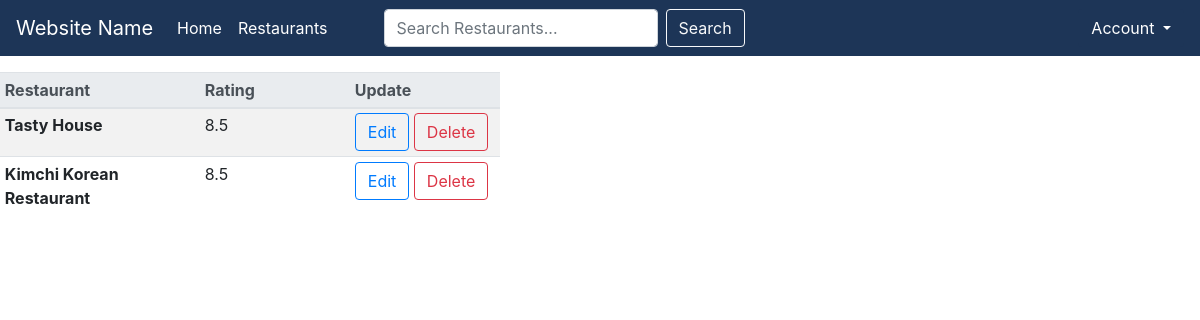
Before: /profile/2/ with the older database file.
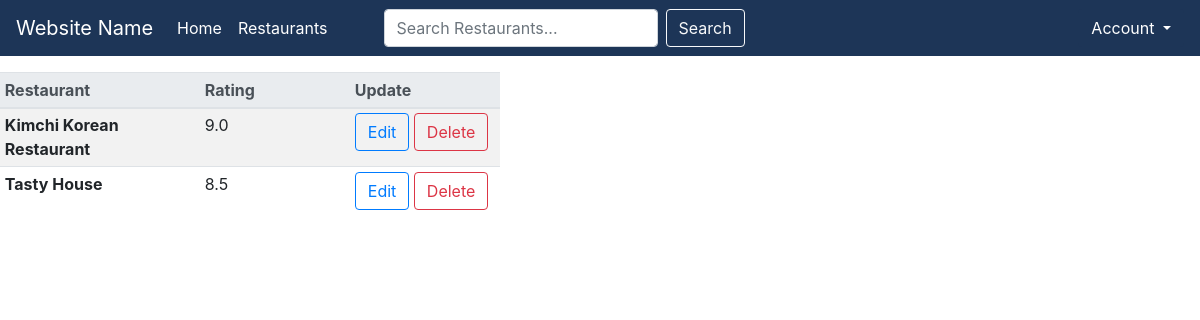
After: the same page with the newer database file.
### restaurants/models.py (models this page shows, shortened)
class Rating(models.Model):
    user = models.ForeignKey(
        User, on_delete=models.CASCADE, null=False)
    restaurant = models.ForeignKey(
        Restaurant, on_delete=models.CASCADE, null=False)
    rating = models.DecimalField(decimal_places=1, max_digits=3)
    review = models.TextField(null=True, blank=True)
    updated = models.DateTimeField(auto_now=True)
    created = models.DateTimeField(auto_now_add=True)
    class Meta:
        ordering = ['-updated', '-created']

class Restaurant(models.Model):
    name = models.CharField(max_length=100, null=False)
    tags = models.CharField(max_length=50, null=True)
    class Meta:
        db_table = "restaurant"
        ordering = ['name']
    def __str__(self):
        return self.name

### restaurants/views.py (the view)
# urls.py: path("profile/<str:pk>/", views.userProfile, name="user-profile"),
def userProfile(request, pk):
    user = User.objects.get(id=pk)
    ratings = Rating.objects.filter(user=pk)
    context = {'user': user, 'ratings': ratings}
    return render(request, "restaurants/profile.html", context)

### restaurants/templates/restaurants/profile.html (shortened to what this page needs)
{% extends 'restaurants/base.html' %}
{% block content %}
<table class="table table-striped table-sm" style="width:500px;">
    <thead class="thead-light">
      <tr>
        <th scope="col" style="width:200px;">Restaurant</th>
        <th scope="col" style="width:150px;">Rating</th>
        <th scope="col" style="width:150px;">Update</th>
      </tr>
    </thead>
    <tbody>
      {% for rating in ratings %}
      <tr>
        <th scope="row">{{rating.restaurant}}</th>
        <td>{{rating.rating}}</td>
        <td>
          <a
            class="btn btn-outline-primary"
            href="{% url 'update-rating' rating.id %}">Edit</a>
          <a
            class="btn btn-outline-danger"
            href="{% url 'delete-rating' rating.id %}">Delete</a>
        </td>
      </tr>
      {% endfor %}
    </tbody>
  </table>
{% endblock %}

Changed rows visible on the page:
changed Rating "Kimchi Korean Restaurant": rating "8.5" → "9.0"; moves up the list
